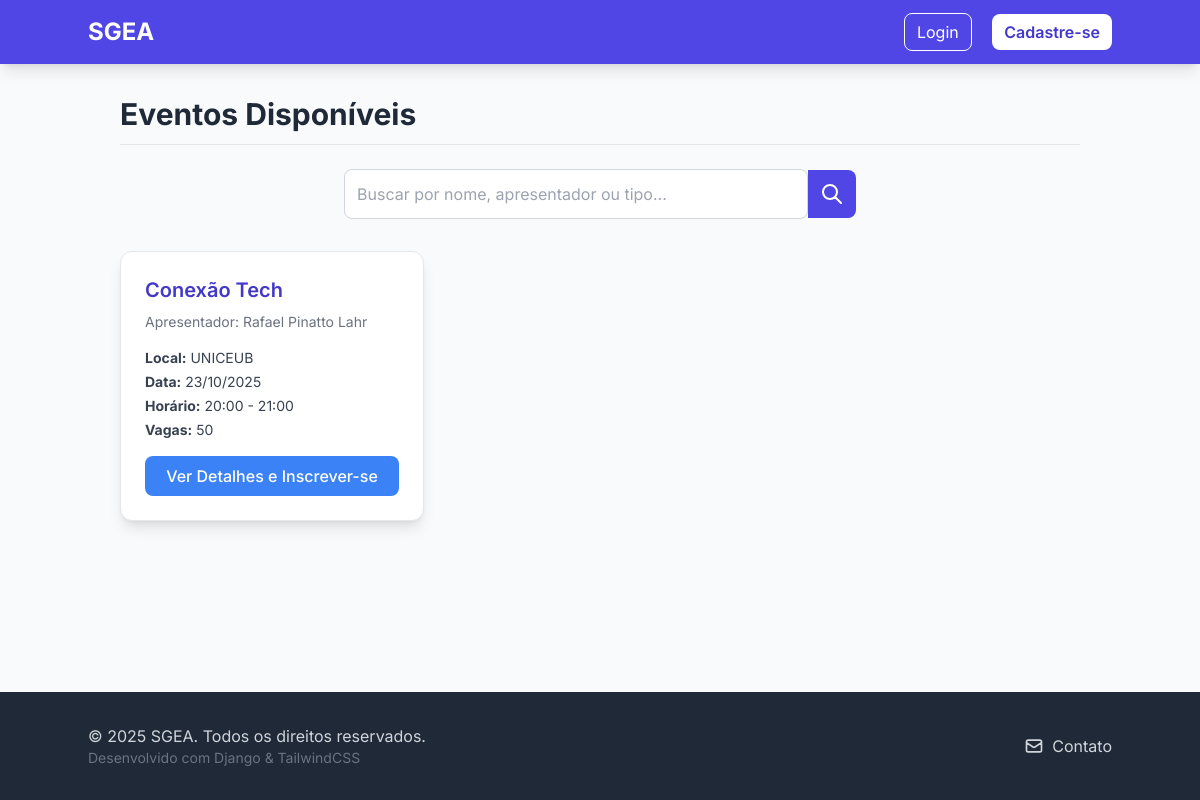
The app's page /eventos/, older data.
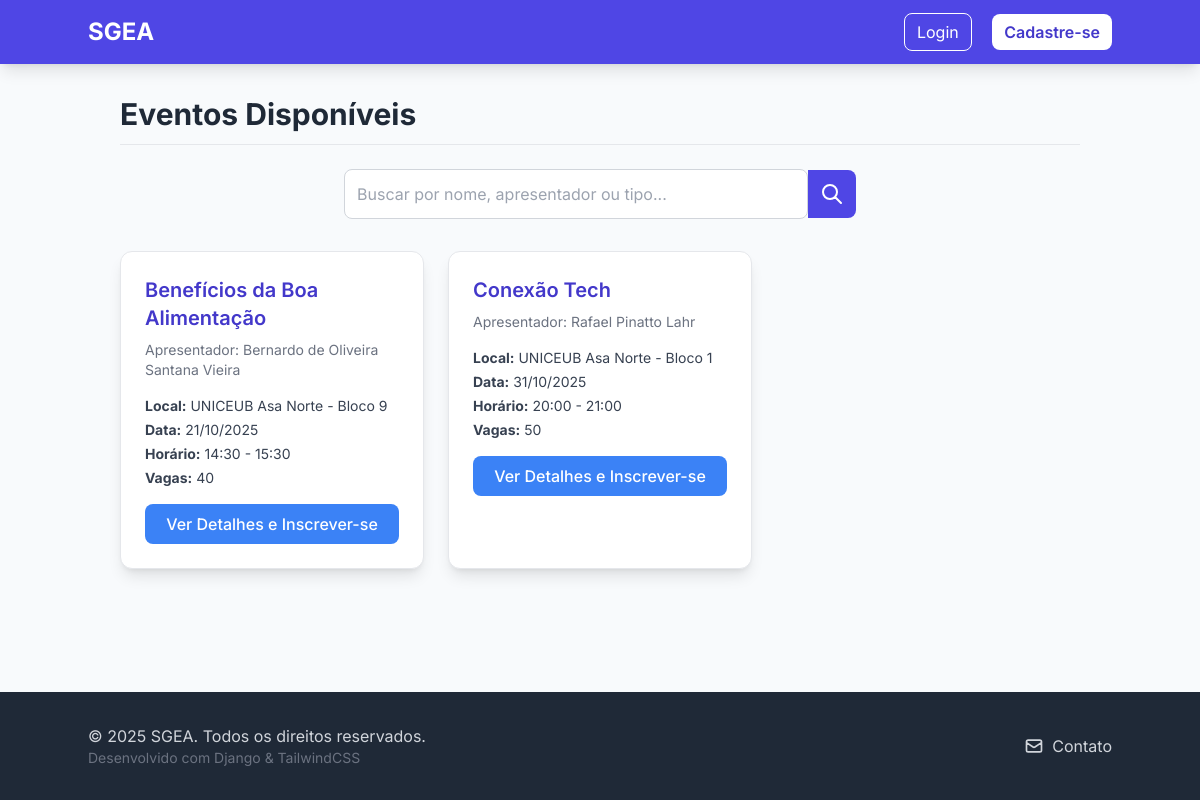
The same page, newer data.
### events/models.py (models this page shows, shortened)
class Evento(models.Model):
    TIPO_CHOICES = (
        ('SEMINARIO', 'Seminário'),
        ('PALESTRA', 'Palestra'),
        ('MINICURSO', 'Minicurso'),
        ('SEMANA', 'Semana Acadêmica'),
    )
    nome_evento = models.CharField(max_length=255)
    apresentador = models.CharField(max_length=255)
    tipo_evento = models.CharField(max_length=50, choices=TIPO_CHOICES)
    data = models.DateField()
    horario_inicio = models.TimeField()
    horario_fim = models.TimeField()
    local = models.CharField(max_length=255)
    qtd_participantes = models.IntegerField(default=0)
    organizador_responsavel = models.ForeignKey(
        Usuario,
        on_delete=models.CASCADE,
        limit_choices_to={'perfil': 'ORGANIZADOR'} # Garante que apenas organizadores possam ser selecionados
    )

### events/views.py (the view)
# urls.py: path('', views.EventListView.as_view(), name='event_list'),
class EventListView(ListView):
    model = Evento
    template_name = 'events/event_list.html'
    context_object_name = 'object_list'
    def get_queryset(self):
        queryset = Evento.objects.all().order_by('data')
        query = self.request.GET.get('q')
        if query:
            queryset = queryset.filter(Q(nome_evento__icontains=query) | Q(apresentador__icontains=query) | Q(tipo_evento__icontains=query)).distinct()
        return queryset

### events/templates/events/event_list.html (shortened to what this page needs)
{% load static %}
<!DOCTYPE html>
<html lang="pt-br">
<head>
    <script src="https://cdn.tailwindcss.com"></script>
    <link rel="stylesheet" href="{% static 'css/base.css' %}">
</head>
<body>
    <nav class="p-4 shadow-lg">
        <div class="container mx-auto flex justify-between items-center">
            <a href="{% url 'inicio:home' %}" class="text-2xl font-bold text-white">SGEA</a>
            <div class="space-x-4">
                {% if user.is_authenticated %}
                    <span class="text-white text-sm">Olá, {{ user.username }} ({{ user.perfil }})!</span>
                    <form class="inline" method="post" action="{% url 'logout' %}">
                        {% csrf_token %}
                        <button type="submit" class="bg-red-500 hover:bg-red-600 text-white px-3 py-1 rounded-lg text-sm transition duration-200">Sair</button>
                    </form>
                {% else %}
                    <a href="{% url 'login' %}" class="px-3 py-2 text-white border border-white rounded-lg hover:bg-white hover:text-indigo-700 transition duration-150">Login</a>
                    <a href="{% url 'register' %}" class="px-3 py-2 text-indigo-700 bg-white rounded-lg font-semibold hover:bg-gray-100 transition duration-150">Cadastre-se</a>
                {% endif %}
            </div>
        </div>
    </nav>
    <main class="container mx-auto p-4 md:p-8">
        <div class="flex justify-between items-center mb-6 border-b pb-3">
            <h2 class="text-3xl font-bold text-gray-800">Eventos Disponíveis</h2>
        </div>
        <div class="mb-8">
            <form method="get" action="" class="flex items-center w-full max-w-lg mx-auto">
                <input type="text" name="q" value="{{ request.GET.q }}" placeholder="Buscar por nome, apresentador ou tipo..." class="w-full p-3 border border-gray-300 rounded-l-lg focus:outline-none focus:ring-2 focus:ring-indigo-500 transition duration-150">
                <button type="submit" class="bg-indigo-600 hover:bg-indigo-700 text-white p-3 rounded-r-lg">
                    <svg class="w-6 h-6" fill="none" stroke="currentColor" viewBox="0 0 24 24" xmlns="http://www.w3.org/2000/svg"><path stroke-linecap="round" stroke-linejoin="round" stroke-width="2" d="M21 21l-6-6m2-5a7 7 0 11-14 0 7 7 0 0114 0z"></path></svg>
                </button>
            </form>
        </div>
        {% if object_list %}
            <div class="grid grid-cols-1 md:grid-cols-2 lg:grid-cols-3 gap-6">
                {% for evento in object_list %}
                    <div class="bg-white p-6 rounded-xl shadow-lg hover:shadow-xl transition duration-300 border border-gray-200">
                        <h3 class="text-xl font-semibold text-indigo-700 mb-2">{{ evento.nome_evento }}</h3>
                        <p class="text-gray-500 text-sm mb-4">Apresentador: {{ evento.apresentador }}</p>
                        <div class="space-y-1 text-sm text-gray-700">
                            <p><strong>Local:</strong> {{ evento.local }}</p>
                            <p><strong>Data:</strong> {{ evento.data|date:"d/m/Y" }}</p>
                            <p><strong>Horário:</strong> {{ evento.horario_inicio|time:"H:i" }} - {{ evento.horario_fim|time:"H:i" }}</p>
                            <p><strong>Vagas:</strong> {{ evento.qtd_participantes }}</p>
                        </div>
                        <div class="mt-4">
                            <a href="{% url 'events:event_detail' pk=evento.pk %}" class="w-full inline-block text-center bg-blue-500 hover:bg-blue-600 text-white font-medium py-2 rounded-lg transition duration-200">Ver Detalhes e Inscrever-se</a>
                        </div>
                    </div>
                {% endfor %}
            </div>
        {% endif %}
    </main>
    {% include 'inicio/partials/footer.html' %}
</body>
</html>

Row changes from the older to the newer data that the page shows:
added Evento: nome_evento "Benefícios da Boa Alimentação", apresentador "Bernardo de Oliveira Santana Vieira", local "UNICEUB Asa Norte - Bloco 9", data "21/10/2025", horario_inicio "14:30", horario_fim "15:30", qtd_participantes "40"
changed Evento "Conexão Tech": local "UNICEUB" → "UNICEUB Asa Norte - Bloco 1"; data "23/10/2025" → "31/10/2025"
